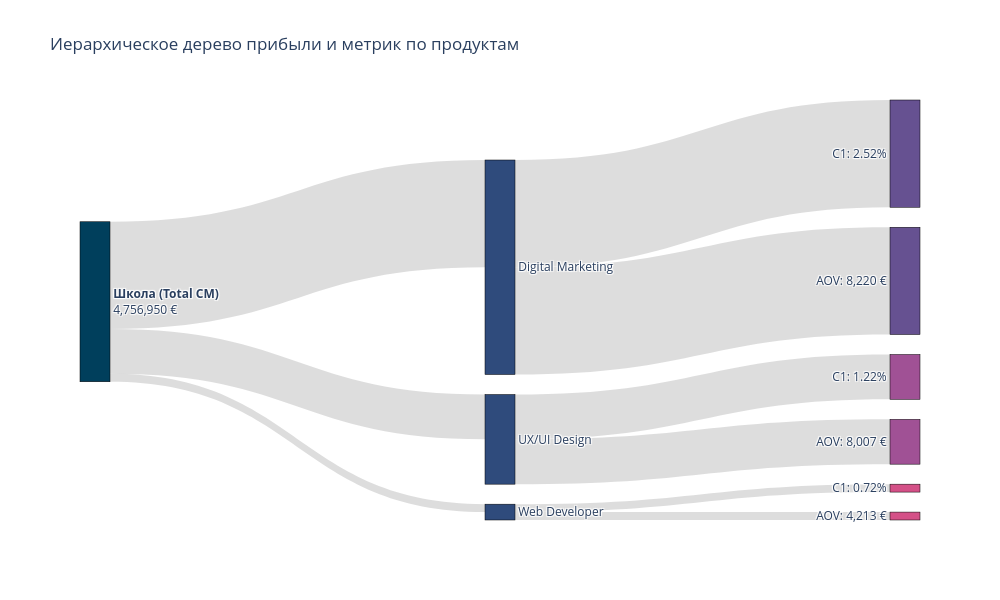

Write notebook code for a chart like this one.
### Markdown cell above
---
## Раздел 2. Дерево метрик бизнеса

### Code cell
import plotly.graph_objects as go

# 1. Список всех узлов (центр, продукты, метрики)
nodes = [
    "<b>Школа (Total CM)</b><br>4,756,950 €", # 0
    "Digital Marketing",                     # 1
    "UX/UI Design",                          # 2
    "Web Developer",                         # 3
    "C1: 2.52%",                             # 4
    "AOV: 8,220 €",                          # 5
    "C1: 1.22%",                             # 6
    "AOV: 8,007 €",                          # 7
    "C1: 0.72%",                             # 8
    "AOV: 4,213 €"                           # 9
]

# 2. Связи: Источник -> Цель, Значение (Value)
# Мы направляем потоки от школы к продуктам, а от них к ключевым метрикам
source = [0, 0, 0, 1, 1, 2, 2, 3, 3]
target = [1, 2, 3, 4, 5, 6, 7, 8, 9]
values = [3206670, 1340430, 236580, 3206670, 3206670, 1340430, 1340430, 236580, 236580]

# 3. Визуализация
fig = go.Figure(data=[go.Sankey(
    node = dict(
      pad = 20,
      thickness = 30,
      line = dict(color = "black", width = 0.5),
      label = nodes,
      color = ["#003f5c", "#2f4b7c", "#2f4b7c", "#2f4b7c", "#665191", "#665191", "#a05195", "#a05195", "#d45087", "#d45087"]
    ),
    link = dict(
      source = source,
      target = target,
      value = values,
      color = "rgba(170, 170, 170, 0.4)" # Полупрозрачные связи
  ))])

fig.update_layout(
    title_text="Иерархическое дерево прибыли и метрик по продуктам", 
    font_size=12,
    width=1000,
    height=600
)

fig.show()

### Figure 1 — Plotly figure (JSON) as saved in the notebook; plotly's stock layout.template omitted (floating-point values rounded to 4 significant figures)
{"data": [{"link": {"color": "rgba(170, 170, 170, 0.4)", "source": [0, 0, 0, 1, 1, 2, 2, 3, 3], "target": [1, 2, 3, 4, 5, 6, 7, 8, 9], "value": [3206670, 1340430, 236580, 3206670, 3206670, 1340430, 1340430, 236580, 236580]}, "node": {"color": ["#003f5c", "#2f4b7c", "#2f4b7c", "#2f4b7c", "#665191", "#665191", "#a05195", "#a05195", "#d45087", "#d45087"], "label": ["<b>Школа (Total CM)</b><br>4,756,950 €", "Digital Marketing", "UX/UI Design", "Web Developer", "C1: 2.52%", "AOV: 8,220 €", "C1: 1.22%", "AOV: 8,007 €", "C1: 0.72%", "AOV: 4,213 €"], "line": {"color": "black", "width": 0.5}, "pad": 20, "thickness": 30}, "type": "sankey"}], "layout": {"font": {"size": 12}, "height": 600, "title": {"text": "Иерархическое дерево прибыли и метрик по продуктам"}, "width": 1000}}
